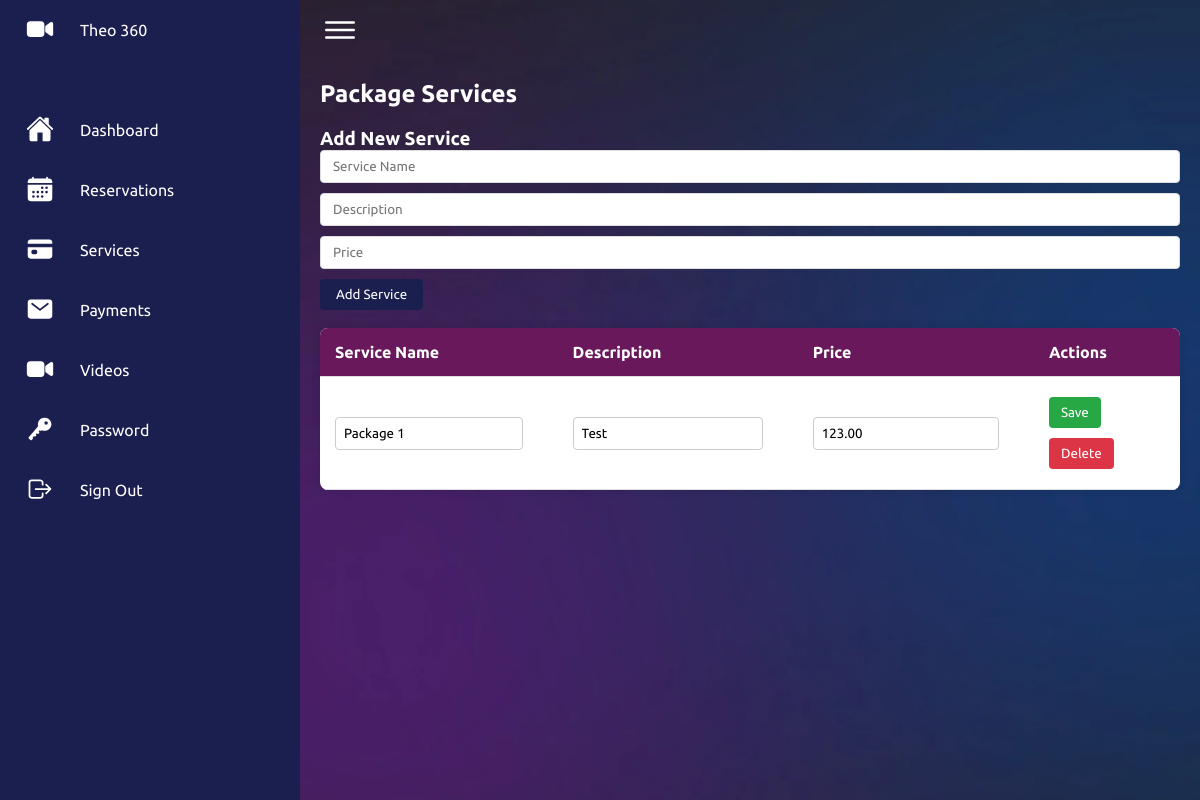
Page /service.php (signed in) on the committed database.
### tables this page shows
CREATE TABLE `services` (
  `service_id` int(11) NOT NULL,
  `service_name` varchar(255) NOT NULL,
  `service_desc` text NOT NULL,
  `service_price` decimal(10,2) NOT NULL
);

### service.php (the view, shortened to what this page needs)
<?php
include("classes/database.php");
$services = $pdo->query("SELECT * FROM services")->fetchAll(PDO::FETCH_ASSOC);
?>
<!DOCTYPE html>
<html lang="en">
<head>
    <link rel="stylesheet" href="./assets/css/style.css?v=<?php echo time(); ?>">
</head>
<body>
<?php include("sidebar.php");?>
            <div class="main-content">
                <h2>Package Services</h2>
                <div class="add-service">
                    <h3>Add New Service</h3>
                    <form method="POST">
                        <input type="text" class="form-control" name="serviceName" placeholder="Service Name" required>
                        <input type="text" class="form-control" name="serviceDesc" placeholder="Description" required>
                        <input type="number" step="0.01" class="form-control" name="servicePrice" placeholder="Price" required>
                        <button type="submit" name="addPackage">Add Service</button>
                    </form>
                </div><br>
                <div class="service-container">
                    <table>
                        <thead>
                            <tr>
                                <th>Service Name</th>
                                <th>Description</th>
                                <th>Price</th>
                                <th>Actions</th>
                            </tr>
                        </thead>
                        <tbody>
                            <?php foreach($services as $service) { ?>
                            <tr>
                                <form method="post">
                                    <td>
                                        <input type="text" name="editServiceName" value="<?php echo htmlspecialchars($service['service_name']); ?>" required>
                                    </td>
                                    <td>
                                        <input type="text" name="editServiceDesc" value="<?php echo htmlspecialchars($service['service_desc']); ?>" required>
                                    </td>
                                    <td>
                                        <input type="number" step="0.01" name="editServicePrice" value="<?php echo htmlspecialchars($service['service_price']); ?>" required>
                                    </td>
                                    <td>
                                        <button type="submit" class="edit-btn" name="editPackage">Save</button>
                                        <button type="submit" class="delete-btn" name="delete">Delete</button>
                                    </td>
                                </form>
                            </tr>
                            <?php } ?>
                        </tbody>
                    </table>
                </div>
            </div>
</body>
</html>

### assets/css/style.css (style rules this page uses)
* { font-family: "Ubuntu", sans-serif; margin: 0; padding: 0; box-sizing: border-box; }
:root { --blue: #1A1F4F; --white: #fff; --gray: #f5f5f5; --black1: #222; --black2: #999; --purple: #69185B; }
body { min-height: 100vh; overflow-x: hidden; background-image: url('../imgs/bg.png'); background-position: center; background-size: cover; }
.main-content { padding: 20px; }
.main-content h2 { color: white; }
.add-service { margin-top: 20px; }
.add-service input[type="text"], .add-service input[type="number"] { width: 100%; padding: 8px 12px; margin-bottom: 10px; border: 1px solid #ddd; border-radius: 4px; box-sizing: border-box; }
.add-service button { background-color: var(--blue); color: white; border: none; border-radius: 4px; padding: 8px 16px; cursor: pointer; }

### service.php (style rules this page uses)
h3 { color: white; }
table { width: 100%; border-collapse: collapse; background-color: #fff; box-shadow: 0 0 10px rgba(0, 0, 0, 0.1); border-radius: 8px; overflow: hidden; }
table th, table td { padding: 15px; text-align: left; border-bottom: 1px solid #ddd; }
table th { background-color: #69185B; color: #fff; }
table input[type="text"], table input[type="number"] { width: calc(100% - 20px); padding: 8px; margin: 0; border: 1px solid #ccc; border-radius: 4px; }
table button { padding: 8px 12px; margin: 5px 0; border: none; border-radius: 4px; cursor: pointer; }
table .edit-btn { background-color: #28a745; color: #fff; }
table .delete-btn { background-color: #dc3545; color: #fff; }

### rows in the picture
services: editServiceName "Package 1", editServiceDesc "Test", editServicePrice "123.00"
